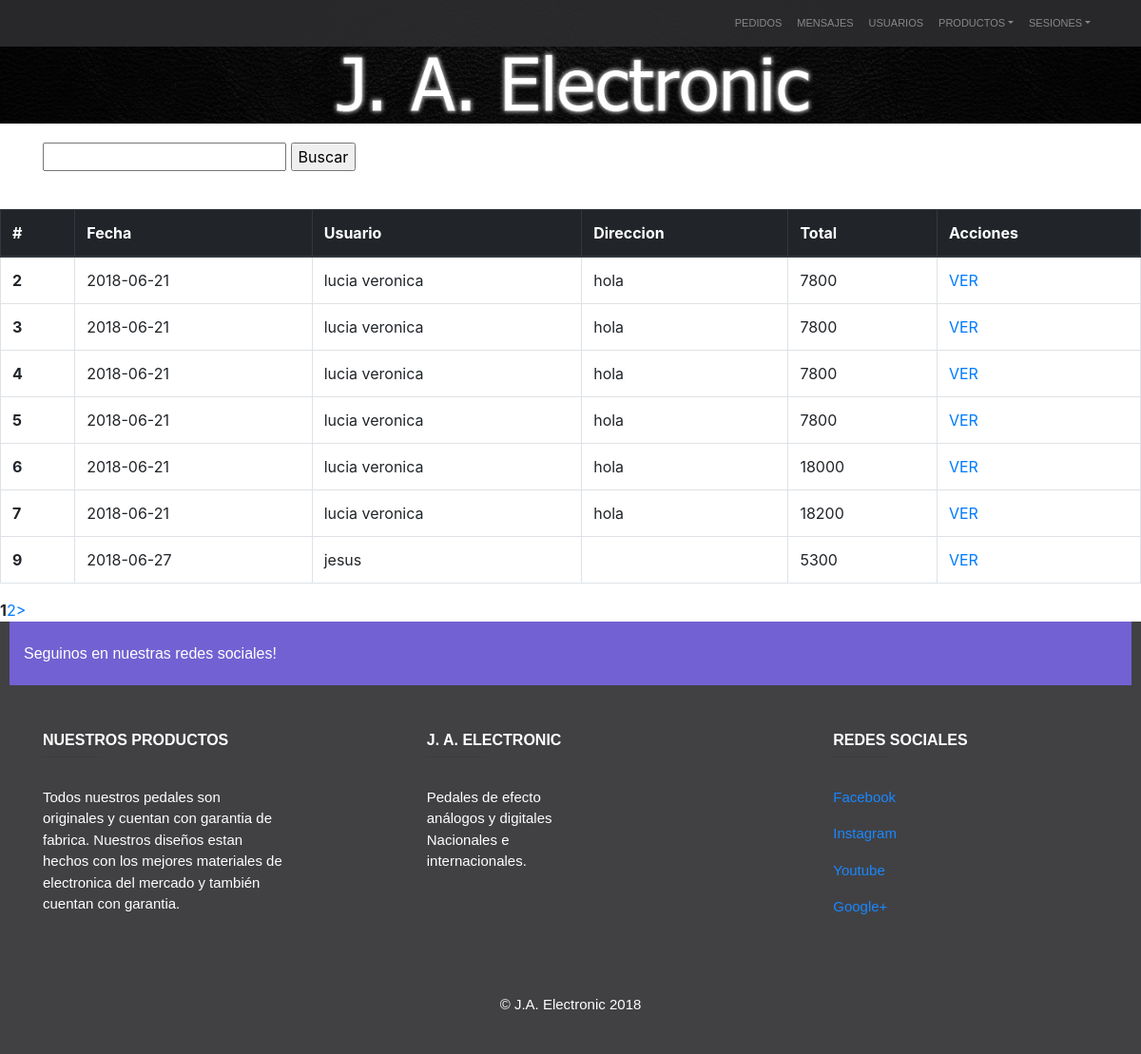
/index.php/producto_controller/pedidos, run on the app's committed database.
### tables this page shows
CREATE TABLE `ventas_cabecera` (
  `id` int(11) NOT NULL,
  `fecha` date NOT NULL,
  `usuario_id` int(11) NOT NULL,
  `total` float NOT NULL
);

CREATE TABLE `usuarios` (
  `id` int(11) NOT NULL,
  `nombre` varchar(30) NOT NULL,
  `apellido` varchar(30) NOT NULL,
  `telefono` varchar(20) NOT NULL,
  `direccion` varchar(100) NOT NULL,
  `email` varchar(50) NOT NULL,
  `password` varchar(20) NOT NULL,
  `perfil_id` int(11) NOT NULL DEFAULT '2',
  `estado` int(2) NOT NULL
);

### application/controllers/producto_controller.php (called while the page is built, shortened)
<?php
	class Producto_controller extends CI_Controller {
		function __construct() {
       	 $this->load->library('pagination');
			$this->load->model('producto_model');
			$this->load->model('venta_model');
			$this->load->model('efecto_model');
		}
		function pedidos(){
			$params = array();
	        $limit_per_page = 7;
	        $start_index = ($this->uri->segment(2)) ? $this->uri->segment(2) : 0;
	        $total_records = $this->venta_model->get_total();
	        if ($total_records > 0)
	        {
	            $params["ventas"] = $this->venta_model->get_current_page_records($limit_per_page, $start_index);
	            $config['base_url'] = base_url('pedidos');
	            $config['total_rows'] = $total_records;
	            $config['per_page'] = $limit_per_page;
	            $config["uri_segment"] = 2;
	            $this->pagination->initialize($config);
	            $params["links"] = $this->pagination->create_links();
	        }
			$this->load->view('/partes/header');
			$this->load->view('/partes/navbar_adm');
			$this->load->view('pedidos_view', $params);
			$this->load->view('/partes/footer');
		}
	}

### index.php (called while the page is built, shortened)
<?php
require_once BASEPATH.'core/CodeIgniter.php';

### application/models/venta_model.php (called while the page is built, shortened)
<?php
class venta_model extends CI_Model{
    function get_ventas($fecha=null)
    {
        $this->db->select('*');
        $this->db->from('usuarios');
        $this->db->join('ventas_cabecera', 'ventas_cabecera.usuario_id = usuarios.id');
        $query = $this->db->get();
        if($query->num_rows()>0) {
            return $query->result();
        } else {
            return FALSE;
        }
    }
    public function get_current_page_records($limit, $start)
    {
        $this->db->limit($limit, $start);
        $this->db->select('*');
        $this->db->from('usuarios');
        $this->db->join('ventas_cabecera', 'ventas_cabecera.usuario_id = usuarios.id');
        $query = $this->db->get();
        if ($query->num_rows() > 0)
        {
            return $query->result();
        }
        return false;
    }
}

### application/views/pedidos_view.php (the view)
<div class="container" style="margin-top: 20px; margin-bottom: 40px">
<div class="row">
<div class="col-lg-12">
	<form action="<?php echo base_url('/pedidos/fecha') ?>" method="post">
	<input id="fecha" name="fecha" type="text" maxlength="55" class="box" autofocus />
	<input type="submit" class="submit" value="Buscar" />
	</form>
</div>
</div>
</div>
<?php 	if($ventas){?>
<table class="table table-bordered">
			<thead class="thead-dark">
				<tr>
					<th scope="col">#</th>
					<th scope="col">Fecha</th>
					<th scope="col">Usuario</th>
					<th scope="col">Direccion</th>
					<th scope="col">Total</th>
					<th scope="col">Acciones</th>
				</tr>
			</thead>
			<tbody>
				<?php
					foreach($ventas as $row){
						echo '<a href="'.base_url('factura').'/'.$row->id.'">';
						echo '<tr>';
						echo '<th scope="row">'.$row->id.'</th>';
						echo '<td>'.$row->fecha.'</td>';
						echo '<td>'.$row->nombre.'</td>';
						echo '<td>'.$row->direccion.'</td>';
						echo '<td>'.$row->total.'</td>';
						echo '<td><a href="'.base_url("factura/".$row->id).'">VER</a></td>';
						echo '</tr>';
						echo "</a>";
					}
				?>
			</tbody>
		</table>
		<?php if (isset($links)) { ?>
                <?php echo $links ?>
            <?php } ?>
		<?php 	}else{?>
				<div class="frase container-fluid bg-3 text-center">
					<h1>No hay ventas</h1>
				</div>
		<?php 	} ?>

### data on the page
ventas_cabecera: id "2", fecha "2018-06-21", usuario.nombre "lucia veronica", usuario.direccion "hola", total "7800"
ventas_cabecera: id "3", fecha "2018-06-21", usuario.nombre "lucia veronica", usuario.direccion "hola", total "7800"
ventas_cabecera: id "4", fecha "2018-06-21", usuario.nombre "lucia veronica", usuario.direccion "hola", total "7800"
ventas_cabecera: id "5", fecha "2018-06-21", usuario.nombre "lucia veronica", usuario.direccion "hola", total "7800"
ventas_cabecera: id "6", fecha "2018-06-21", usuario.nombre "lucia veronica", usuario.direccion "hola", total "18000"
ventas_cabecera: id "7", fecha "2018-06-21", usuario.nombre "lucia veronica", usuario.direccion "hola", total "18200"
ventas_cabecera: id "9", fecha "2018-06-27", usuario.nombre "jesus", total "5300"

### other printed values
$links "1 2 >"
